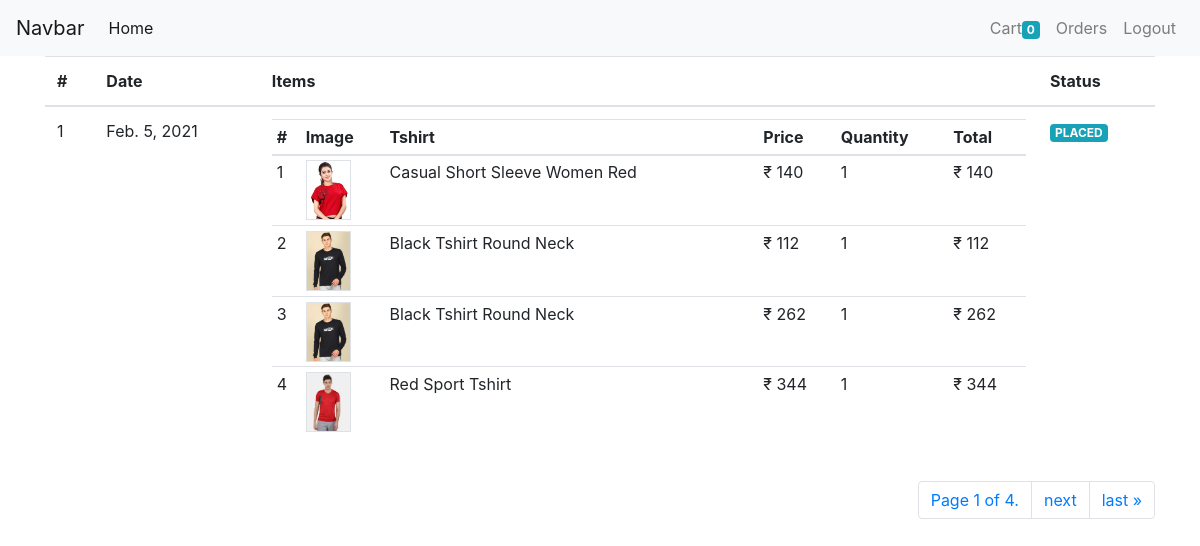
Screenshot of /orders/ (signed in) with the database file from the repository.
### store/models/order.py (models this page shows)
class Order(models.Model):
    orderStatus=(
        ('PENDING','Pending' ),
        ('PLACED','Placed'),
        ('CANCELED','Canceled'),
        ('COMPLETED','Completed'),
    )
    method=(
        ('COD','Cod'),
        ('ONLINE','Online'),
    )
    order_status=models.CharField(max_length=15,choices=orderStatus)
    payment_method=models.CharField(max_length=15,choices=method)
    shipping_address=models.CharField(max_length=100,null=False)
    phone=models.CharField(max_length=10,null=False)
    user=models.ForeignKey(User,on_delete=models.CASCADE)
    total=models.IntegerField(null=False)
    date=models.DateTimeField(null=False,auto_now_add=True)

class OrderItem(models.Model):
    order=models.ForeignKey(Order,on_delete=models.CASCADE)
    tshirt=models.ForeignKey(Tshirt,on_delete=models.CASCADE)
    size=models.ForeignKey(SizeVariant,on_delete=models.CASCADE)
    quantity=models.IntegerField(null=False)
    price=models.IntegerField(null=False)
    date=models.DateTimeField(null=False,auto_now_add=True)

### store/models/tshirt.py (models this page shows, shortened)
class Tshirt(models.Model):
    name=models.CharField(max_length=50,null=False)
    slug=models.CharField(max_length=200,null=False,unique=True,default="")
    description=models.CharField(max_length=500,null=True)
    discount=models.IntegerField(default=0)
    image= models.ImageField(upload_to='upload/images',null=False)
    occasion=models.ForeignKey(Occasion,on_delete=models.CASCADE)
    brand=models.ForeignKey(Brand,on_delete=models.CASCADE)
    sleeve=models.ForeignKey(Sleeve,on_delete=models.CASCADE)
    neck_type=models.ForeignKey(NeckType,on_delete=models.CASCADE)
    ideal_for=models.ForeignKey(IdealFor,on_delete=models.CASCADE)
    color=models.ForeignKey(Color,on_delete=models.CASCADE)

### store/views/orders.py (the view)
# urls.py: path('orders/',login_required(OrderListView.as_view(),login_url='/login/'),name='orders'),
class OrderListView(ListView):
   template_name='store/orders.html'
   model=Order
   paginate_by=1
   context_object_name='orders'
   def get_queryset(self):
      return Order.objects.filter(user=self.request.user).order_by('-date').exclude(order_status='PENDING')

### store/templatetags/orders_tags.py (called while the page is built)
@register.simple_tag
def get_order_status_class(status):
    if status == "COMPLETED":
        return "success"
    elif status == "PENDING":
        return "warning"
    else:
        return "info"

### store/templatetags/tshirt_tags.py (called while the page is built)
@register.filter
def rupee(number):
    return f'₹ {number}'

@register.simple_tag
def multiply(a,b):
    return a*b

### store/templates/store/orders.html (shortened to what this page needs)
{% extends "./base.html" %}
{% load tshirt_tags %}
{% load orders_tags %}
{% block content%}
<div class="container">
    <table class="table">
        <thead>
            <tr>
                <th>#</th>
                <th>Date</th>
                <th>Items</th>
                <th>Status</th>
            </tr>
        </thead>
        <tbody>
            {% for order in orders %}
            <tr>
                <td> {{forloop.counter}}</td>
                <td>{{order.date|date}}</td>
                <td>
                    <table class="table table-sm">
                        <thead>
                            <tr>
                                <th>#</th>
                                <th>Image</th>
                                <th>Tshirt</th>
                                <th>Price</th>
                                <th>Quantity</th>
                                <th>Total</th>
                            </tr>
                        </thead>
                        <tbody>
                            {% for oi in order.orderitem_set.all %}
                               <tr>
                                   <td>{{forloop.counter}}</td>
                                   <td><img height="60px" class="border" src="{{oi.tshirt.image.url}}" alt=""></td>
                                   <td>{{oi.tshirt.name}}</td>
                                   <td>{{oi.price|rupee}}</td>
                                   <td>{{oi.quantity}}</td>
                                   <td>{% multiply oi.quantity oi.price as result%}{{result|rupee}}</td>
                               </tr>
                            {% endfor %}
                        </tbody>
                    </table>
                </td>
                    <td>
                        <span class="badge badge-{% get_order_status_class order.order_status %}" >{{order.order_status}}</span>
                    </td>
            </tr>
            {% endfor %}
        </tbody>
    </table>
    <nav aria-label="Page navigation " class="mt-2">
        <ul class="pagination justify-content-end">
          <li class="page-item">
              <a href="" class="page-link">Page {{ page_obj.number }} of {{ page_obj.paginator.num_pages }}.</a>
          </li>
          {% if page_obj.has_next %}
              <li class="page-item"><a class="page-link" href="?page={{page_obj.next_page_number }}">next</a></li>
              <li class="page-item"><a class="page-link" href="?page={{page_obj.paginator.num_pages }}">last &raquo;</a></li>
          {% endif %}
        </ul>
    </nav>
</div>
{% endblock %}

### rows the page displays
Order: date "Feb. 5, 2021", order_status "PLACED"
OrderItem: tshirt.image (picture), tshirt.name "Casual Short Sleeve Women Red", price "₹ 140", quantity "1", result "₹ 140"
OrderItem: tshirt.image (picture), tshirt.name "Black Tshirt Round Neck", price "₹ 112", quantity "1", result "₹ 112"
OrderItem: tshirt.image (picture), tshirt.name "Black Tshirt Round Neck", price "₹ 262", quantity "1", result "₹ 262"
OrderItem: tshirt.image (picture), tshirt.name "Red Sport Tshirt", price "₹ 344", quantity "1", result "₹ 344"

### other values shown
{{ request.session.cart|length }} "0"
{{ page_obj.number }} "1"
{{ page_obj.paginator.num_pages }} "4"
